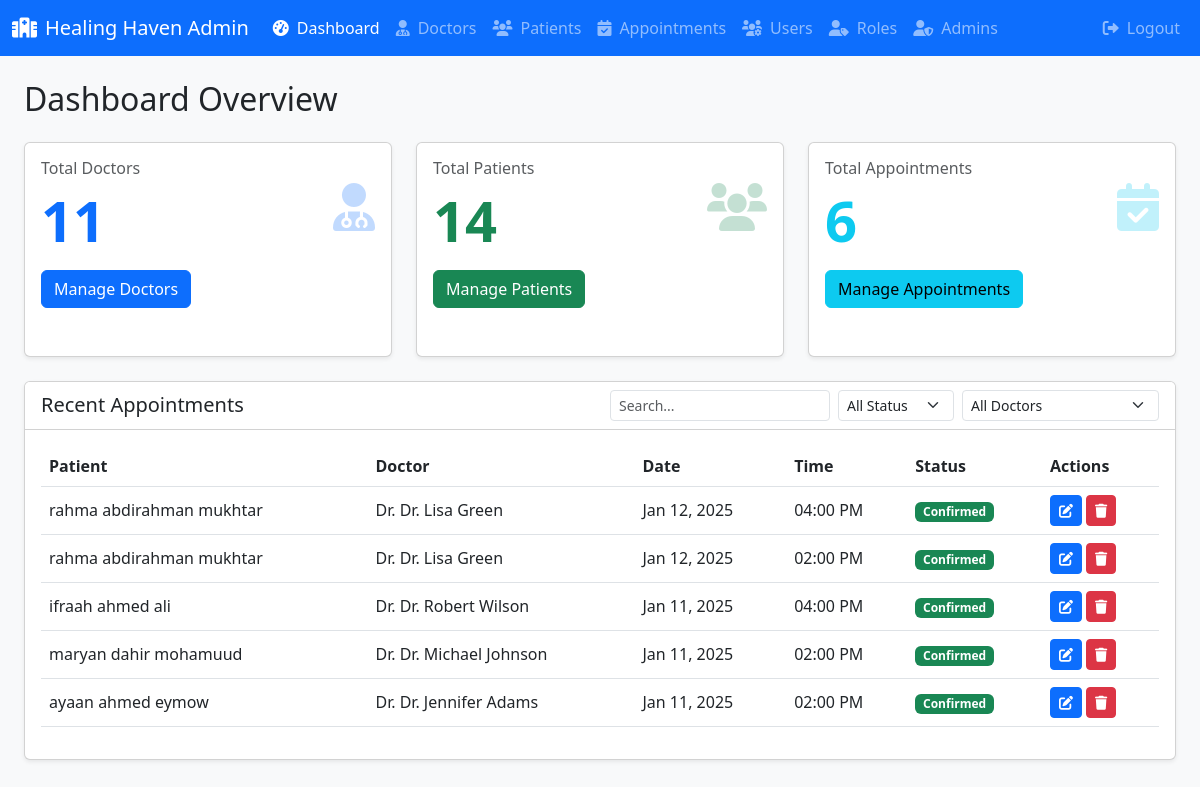
The app's page /adminDashboard.php (signed in) with its own data.
### tables this page shows
CREATE TABLE `appointments` (
  `id` int(11) NOT NULL,
  `patient_id` int(11) NOT NULL,
  `doctor_id` int(11) NOT NULL,
  `appointment_date` date DEFAULT NULL,
  `appointment_time` time DEFAULT NULL,
  `status` enum('pending','confirmed','cancelled') DEFAULT 'pending'
);

CREATE TABLE `patients` (
  `id` int(11) NOT NULL,
  `user_id` int(11) NOT NULL,
  `name` varchar(100) DEFAULT NULL,
  `email` varchar(255) NOT NULL,
  `contact_phone` varchar(15) DEFAULT NULL,
  `address` text DEFAULT NULL
);

CREATE TABLE `doctors` (
  `id` int(11) NOT NULL,
  `user_id` int(11) NOT NULL,
  `name` varchar(100) DEFAULT NULL,
  `email` varchar(255) NOT NULL,
  `contact_phone` varchar(15) DEFAULT NULL,
  `specialty` varchar(100) DEFAULT NULL,
  `available_times` varchar(255) DEFAULT NULL
);

### adminDashboard.php (the view, shortened to what this page needs)
<?php
include('db_connect.php');
$doctors_count = $conn->query("SELECT COUNT(*) as count FROM doctors")->fetch_assoc()['count'];
$patients_count = $conn->query("SELECT COUNT(*) as count FROM patients")->fetch_assoc()['count'];
$appointments_count = $conn->query("SELECT COUNT(*) as count FROM appointments")->fetch_assoc()['count'];
?>
<!DOCTYPE html>
<html lang="en">
<head>
    <link href="https://cdn.jsdelivr.net/npm/bootstrap@5.3.0/dist/css/bootstrap.min.css" rel="stylesheet">
    <link rel="stylesheet" href="https://cdnjs.cloudflare.com/ajax/libs/font-awesome/6.0.0/css/all.min.css">
</head>
<body class="bg-light">
    <nav class="navbar navbar-expand-lg navbar-dark bg-primary mb-4">
        <div class="container-fluid">
            <a class="navbar-brand" href="#">
                <i class="fas fa-hospital-alt me-2"></i>Healing Haven Admin
            </a>
            <div class="collapse navbar-collapse" id="navbarNav">
                <ul class="navbar-nav">
                    <li class="nav-item">
                        <a class="nav-link active" href="adminDashboard.php">
                            <i class="fas fa-tachometer-alt me-2"></i>Dashboard
                        </a>
                    </li>
                    <li class="nav-item">
                        <a class="nav-link" href="manage_doctors.php">
                            <i class="fas fa-user-md me-2"></i>Doctors
                        </a>
                    </li>
                    <li class="nav-item">
                        <a class="nav-link" href="manage_patients.php">
                            <i class="fas fa-users me-2"></i>Patients
                        </a>
                    </li>
                    <li class="nav-item">
                        <a class="nav-link" href="manage_appointments.php">
                            <i class="fas fa-calendar-check me-2"></i>Appointments
                        </a>
                    </li>
                    <li class="nav-item">
                        <a class="nav-link" href="manage_users.php">
                            <i class="fas fa-users-cog me-2"></i>Users
                        </a>
                    </li>
                    <li class="nav-item">
                        <a class="nav-link" href="manage_roles.php">
                            <i class="fas fa-user-tag me-2"></i>Roles
                        </a>
                    </li>
                    <li class="nav-item">
                        <a class="nav-link" href="manage_admins.php">
                            <i class="fas fa-user-shield me-2"></i>Admins
                        </a>
                    </li>
                </ul>
                <ul class="navbar-nav ms-auto">
                    <li class="nav-item">
                        <a class="nav-link" href="logout.php">
                            <i class="fas fa-sign-out-alt me-2"></i>Logout
                        </a>
                    </li>
                </ul>
            </div>
        </div>
    </nav>
    <div class="container-fluid px-4">
        <h2 class="mb-4">Dashboard Overview</h2>
        <div class="row g-4 mb-4">
            <div class="col-md-4">
                <div class="card h-100 shadow-sm">
                    <div class="card-body">
                        <div class="d-flex justify-content-between align-items-center">
                            <div>
                                <h6 class="card-title text-muted">Total Doctors</h6>
                                <h2 class="display-4 fw-bold text-primary mb-0"><?php echo $doctors_count; ?></h2>
                            </div>
                            <i class="fas fa-user-md fa-3x text-primary opacity-25"></i>
                        </div>
                        <a href="manage_doctors.php" class="btn btn-primary mt-3">Manage Doctors</a>
                    </div>
                </div>
            </div>
            <div class="col-md-4">
                <div class="card h-100 shadow-sm">
                    <div class="card-body">
                        <div class="d-flex justify-content-between align-items-center">
                            <div>
                                <h6 class="card-title text-muted">Total Patients</h6>
                                <h2 class="display-4 fw-bold text-success mb-0"><?php echo $patients_count; ?></h2>
                            </div>
                            <i class="fas fa-users fa-3x text-success opacity-25"></i>
                        </div>
                        <a href="manage_patients.php" class="btn btn-success mt-3">Manage Patients</a>
                    </div>
                </div>
            </div>
            <div class="col-md-4">
                <div class="card h-100 shadow-sm">
                    <div class="card-body">
                        <div class="d-flex justify-content-between align-items-center">
                            <div>
                                <h6 class="card-title text-muted">Total Appointments</h6>
                                <h2 class="display-4 fw-bold text-info mb-0"><?php echo $appointments_count; ?></h2>
                            </div>
                            <i class="fas fa-calendar-check fa-3x text-info opacity-25"></i>
                        </div>
                        <a href="manage_appointments.php" class="btn btn-info mt-3">Manage Appointments</a>
                    </div>
                </div>
            </div>
        </div>
        <div class="card shadow-sm mb-4">
            <div class="card-header bg-white d-flex justify-content-between align-items-center">
                <h5 class="card-title mb-0">Recent Appointments</h5>
                <div class="d-flex gap-2">
                    <input type="text" id="searchInput" class="form-control form-control-sm" placeholder="Search...">
                    <select id="statusFilter" class="form-select form-select-sm" style="width: auto;">
                        <option value="">All Status</option>
                    </select>
                    <select id="doctorFilter" class="form-select form-select-sm" style="width: auto;">
                        <option value="">All Doctors</option>
                    </select>
                </div>
            </div>
            <div class="card-body">
                <div class="table-responsive">
                    <table class="table table-hover" id="appointmentsTable">
                        <thead>
                            <tr>
                                <th>Patient</th>
                                <th>Doctor</th>
                                <th>Date</th>
                                <th>Time</th>
                                <th>Status</th>
                                <th>Actions</th>
                            </tr>
                        </thead>
                        <tbody>
                            <?php
                            $query = "SELECT a.*, p.name as patient_name, d.name as doctor_name
                                     FROM appointments a
                                     JOIN patients p ON a.patient_id = p.id
                                     JOIN doctors d ON a.doctor_id = d.id
                                     ORDER BY a.appointment_date DESC, a.appointment_time DESC
                                     LIMIT 5";
                            $result = $conn->query($query);
                            while($row = $result->fetch_assoc()):
                            ?>
                            <tr data-doctor-id="<?php echo $row['doctor_id']; ?>">
                                <td><?php echo $row['patient_name']; ?></td>
                                <td>Dr. <?php echo $row['doctor_name']; ?></td>
                                <td><?php echo date('M d, Y', strtotime($row['appointment_date'])); ?></td>
                                <td><?php echo date('h:i A', strtotime($row['appointment_time'])); ?></td>
                                <td>
                                    <span class="badge bg-<?php
                                        echo $row['status'] == 'confirmed' ? 'success' :
                                            ($row['status'] == 'pending' ? 'warning' : 'danger');
                                    ?>">
                                        <?php echo ucfirst($row['status']); ?>
                                    </span>
                                </td>
                                <td>
                                    <button type="button"
                                            class="btn btn-sm btn-primary"
                                            data-bs-toggle="modal"
                                            data-bs-target="#editModal<?php echo $row['id']; ?>">
                                        <i class="fas fa-edit"></i>
                                    </button>
                                    <a href="?delete_id=<?php echo $row['id']; ?>"
                                       class="btn btn-sm btn-danger"
                                       onclick="return confirm('Are you sure you want to delete this appointment?')">
                                        <i class="fas fa-trash"></i>
                                    </a>
                                </td>
                            </tr>
                            <?php endwhile; ?>
                        </tbody>
                    </table>
                </div>
            </div>
        </div>
    </div>
</body>
</html>

### adminDashboard.php (style rules this page uses)
.navbar { margin-bottom: 2rem; }
.card { margin-bottom: 2rem; }
.table td { vertical-align: middle; }

### records on screen
appointments: patient.name "rahma abdirahman mukhtar", doctor.name "Dr. Lisa Green", appointment_date "Jan 12, 2025", appointment_time "04:00 PM", status "Confirmed"
appointments: patient.name "rahma abdirahman mukhtar", doctor.name "Dr. Lisa Green", appointment_date "Jan 12, 2025", appointment_time "02:00 PM", status "Confirmed"
appointments: patient.name "ifraah ahmed ali", doctor.name "Dr. Robert Wilson", appointment_date "Jan 11, 2025", appointment_time "04:00 PM", status "Confirmed"
appointments: patient.name "maryan dahir mohamuud", doctor.name "Dr. Michael Johnson", appointment_date "Jan 11, 2025", appointment_time "02:00 PM", status "Confirmed"
appointments: patient.name "ayaan ahmed eymow", doctor.name "Dr. Jennifer Adams", appointment_date "Jan 11, 2025", appointment_time "02:00 PM", status "Confirmed"

### other values on screen
$doctors_count "11"
$patients_count "14"
$appointments_count "6"
